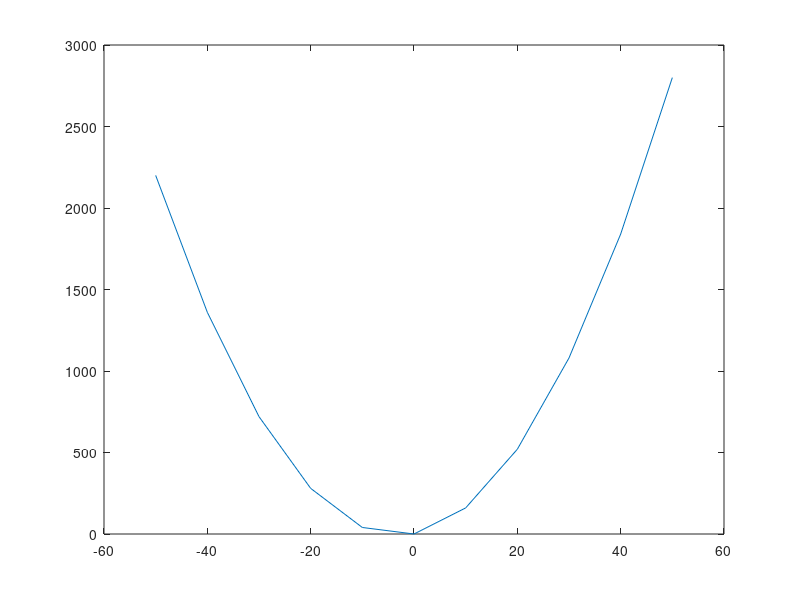

The MATLAB script that drew this image:
%descricion:  para graficar funciones 
%author: Jafet martinez meza 
%fecha: 29/10/2021
%date: 202123653

r=-50:10:50;
ar=@(r) ((r.^2) + (6*r))
%funcion a plotear 
y= ((r.^2) + (6*r))
plot (r, y)
